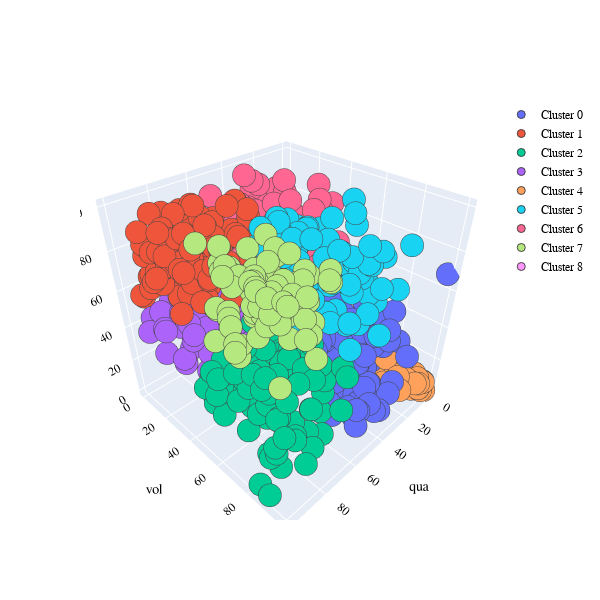

Write notebook code for a chart like this one.
### Markdown cell above
Plotting clusters

### Code cell
#131 shows cluster 1
f1 = 'qua'
f2 = 'vol'
f3 = 'val'
ii = 100

clstrs = clstr_info_k9 [ii]
DF = return_factor_df(ii,f=['qua','vol','val'])

PLOT = go.Figure()

for C in range(len(clstrs)):
    
    PLOT.add_trace(go.Scatter3d(x = DF.reindex(clstrs[C])[f1],
                                y = DF.reindex(clstrs[C])[f2],
                                z = DF.reindex(clstrs[C])[f3],
                                mode = 'markers', marker_size = 8, marker_line_width = 1,
                                name = 'Cluster ' + str(C)))
    
    
PLOT.update_layout(width = 600, height = 600, autosize = True, showlegend = True,
               scene = dict(xaxis=dict(title = f1 , titlefont_color = 'black'),
                            yaxis=dict(title = f2 , titlefont_color = 'black'),
                            zaxis=dict(title = f3 , titlefont_color = 'black')),
               font = dict(family = "Gilroy", color  = 'black', size = 12))
